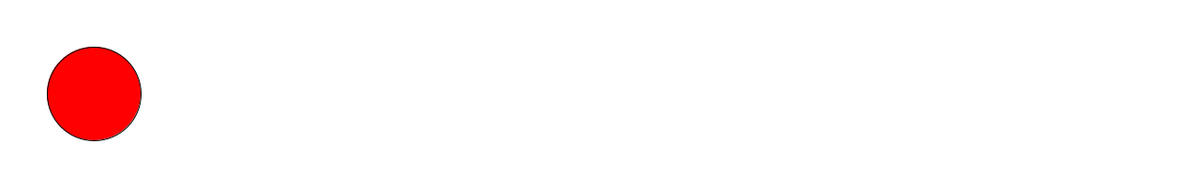
Frame 1 (no input)
Frame 60 (the mouse pressed at the canvas centre just before this capture): identical to frame 1, image omitted
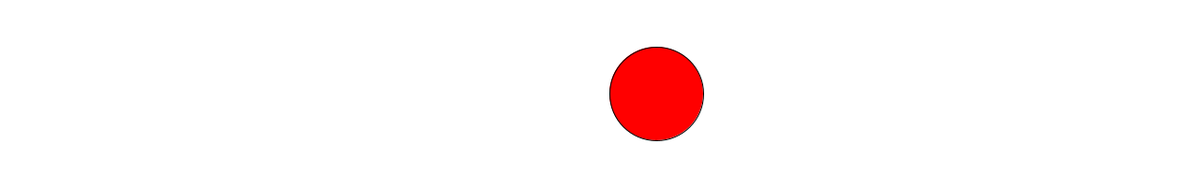
Frame 120 (the mouse held since frame 60 and released just before this capture)

The Processing sketch that drew these frames (run headless with seeded random() and noise(); from frame 60 on, the mouse is pressed at the canvas centre):

// Processing sketch: DotRace
// ── DotRace.pde
int XCOORD = 100;
int SPEED = 10;
void setup(){
  size(1280, 200);
  frameRate(60);
}
void draw() {
  fill(255,0,0);
  if(mousePressed){
    XCOORD+=SPEED;
  }
  background(255,255,255);
  ellipse(XCOORD, 100, 100, 100);
  if(XCOORD > width){
    XCOORD = 0;
  }
}
